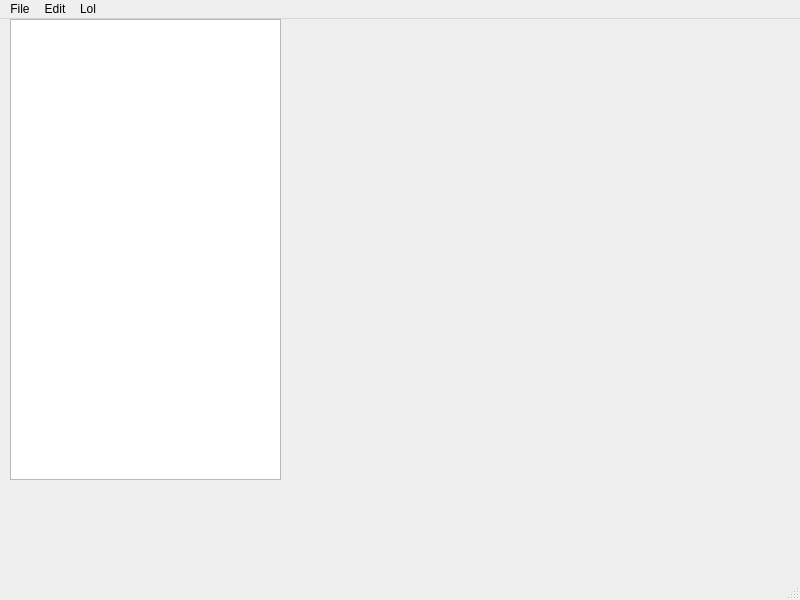
<?xml version="1.0" encoding="UTF-8"?>
<ui version="4.0">
 <class>MainWindow</class>
 <widget class="QMainWindow" name="MainWindow">
  <property name="geometry">
   <rect>
    <x>0</x>
    <y>0</y>
    <width>800</width>
    <height>600</height>
   </rect>
  </property>
  <property name="windowTitle">
   <string>MainWindow</string>
  </property>
  <widget class="QWidget" name="centralwidget">
   <widget class="QWidget" name="verticalLayoutWidget">
    <property name="geometry">
     <rect>
      <x>130</x>
      <y>210</y>
      <width>2</width>
      <height>2</height>
     </rect>
    </property>
    <layout class="QVBoxLayout" name="verticalLayout"/>
   </widget>
   <widget class="QTableWidget" name="tableWidget">
    <property name="geometry">
     <rect>
      <x>10</x>
      <y>0</y>
      <width>271</width>
      <height>461</height>
     </rect>
    </property>
   </widget>
  </widget>
  <widget class="QMenuBar" name="menubar">
   <property name="geometry">
    <rect>
     <x>0</x>
     <y>0</y>
     <width>800</width>
     <height>25</height>
    </rect>
   </property>
   <widget class="QMenu" name="menuWhat">
    <property name="title">
     <string>File</string>
    </property>
    <addaction name="actionSave"/>
    <addaction name="actionLoad"/>
    <addaction name="actionExit"/>
   </widget>
   <widget class="QMenu" name="menuEdit">
    <property name="title">
     <string>Edit</string>
    </property>
    <addaction name="actionCopy"/>
    <addaction name="actionPaste"/>
   </widget>
   <widget class="QMenu" name="menuLol">
    <property name="title">
     <string>Lol</string>
    </property>
    <addaction name="actionNothing"/>
    <addaction name="actionSomething"/>
   </widget>
   <addaction name="menuWhat"/>
   <addaction name="menuEdit"/>
   <addaction name="menuLol"/>
  </widget>
  <widget class="QStatusBar" name="statusbar"/>
  <action name="actionSave">
   <property name="text">
    <string>Save</string>
   </property>
  </action>
  <action name="actionLoad">
   <property name="text">
    <string>Load</string>
   </property>
  </action>
  <action name="actionExit">
   <property name="text">
    <string>Quit</string>
   </property>
  </action>
  <action name="actionNothing">
   <property name="text">
    <string>Nothing</string>
   </property>
  </action>
  <action name="actionSomething">
   <property name="text">
    <string>Something</string>
   </property>
  </action>
  <action name="actionCopy">
   <property name="text">
    <string>Copy</string>
   </property>
  </action>
  <action name="actionPaste">
   <property name="text">
    <string>Paste</string>
   </property>
  </action>
 </widget>
 <resources/>
 <connections/>
</ui>
